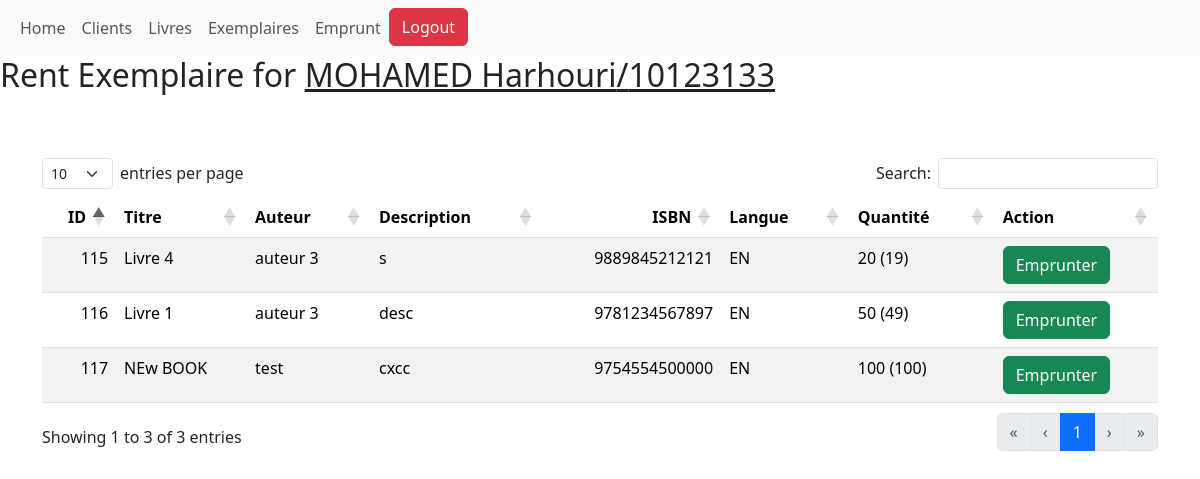
The app's page /Client_emprunt/10123133/ (signed in) with its own data.
### Lib_sys/models.py (models this page shows, shortened)
class Client(models.Model):
    STATUT_CHOICES = [
        ('Active', 'Active'),
        ('Non active', 'Non active'),
        ('Banned', 'Banned'),
    ]
    nom = models.CharField(max_length=100)
    prenom = models.CharField(max_length=100)
    date_de_naissance = models.DateField()
    CNI = models.CharField(max_length=20)
    date_d_inscription = models.DateField(auto_now_add=True)
    date_validite = models.DateField(null=True, blank=True)
    statut = models.CharField(max_length=50, default="Active")
    def __str__(self):
        return f"{self.nom} {self.prenom}"

class Livre(models.Model):
    LANGUE_CHOICES = [
        ('', 'Select langue'),
        ('AR','Arabe'),
        ('FR', 'Français'),
        ('EN', 'Anglais'),
        ('ES', 'Espagnol'),
        ('AUTRE', 'Autre'),
    ]
    titre = models.CharField(max_length=100)
    auteur = models.CharField(max_length=100)
    description = models.TextField()
    ISBN = models.CharField(max_length=13)
    langue = models.CharField(max_length=6, choices=LANGUE_CHOICES)
    number_exemplaires = models.PositiveBigIntegerField(default=0)
    quantite = models.PositiveIntegerField(default=0)
    pret = models.BooleanField(default=True)

### Lib_sys/views.py (the view)
# urls.py: path('Client_emprunt/<int:id>/', views.emprunt_client , name='Client_emprunt'),
@login_required
def emprunt_client(request, id):
    livres = Livre.objects.filter(pret=True).values
    client = Client.objects.get(pk=id)
    count = Emprunt.objects.filter(Client=client, Date_retourne=None).count()
    return render(request, 'rent_u.html', {'livres':livres, 'client':client, 'count':count})

### Lib_sys/templates/rent_u.html (shortened to what this page needs)
{% extends "base.html" %}
{% block content %}
<h2>Rent Exemplaire for <u>{{client}}/{{client.id}}</u></h2>
<div class="container-sm pt-5">
        <table id="myTable" class="table table-striped" style="width:100%">
            <thead>
                <tr>
                    <th>ID</th>
                    <th>Titre</th>
                    <th>Auteur</th>
                    <th>Description</th>
                    <th>ISBN</th>
                    <th>Langue</th>
                    <th>Quantité</th>
                    <th>Action</th>
                </tr>
            </thead>
            <tbody>
                {% if count < 5 %}
                {% for livre in livres %}
                <tr>
                    <td id="row">{{livre.id}}</td>
                    <td>{{livre.titre}}</td>
                    <td>{{livre.auteur}}</td>
                    <td>{{livre.description}}</td>
                    <td>{{livre.ISBN}}</td>
                    <td>{{livre.langue}}</td>
                    <td>{{livre.quantite}} ({{livre.number_exemplaires}})</td>
                    <td>
                        <form method="POST" action="{% url 'Emprunt' livre.id %}">
                            <button type="submit" class="btn btn-success">Emprunter</button>
                        </form>
                    </td>
                </tr>
                {% endfor %}
                {% endif %}
            </tbody>
        </table>
</div>
{% endblock %}

### records on screen
Client: nom+prenom "MOHAMED Harhouri", id "10123133"
Livre: id "115", titre "Livre 4", auteur "auteur 3", description "s", ISBN "9889845212121", langue "EN", quantite "20", number_exemplaires "19"
Livre: id "116", titre "Livre 1", auteur "auteur 3", description "desc", ISBN "9781234567897", langue "EN", quantite "50", number_exemplaires "49"
Livre: id "117", titre "NEw BOOK", auteur "test", description "cxcc", ISBN "9754554500000", langue "EN", quantite "100", number_exemplaires "100"
